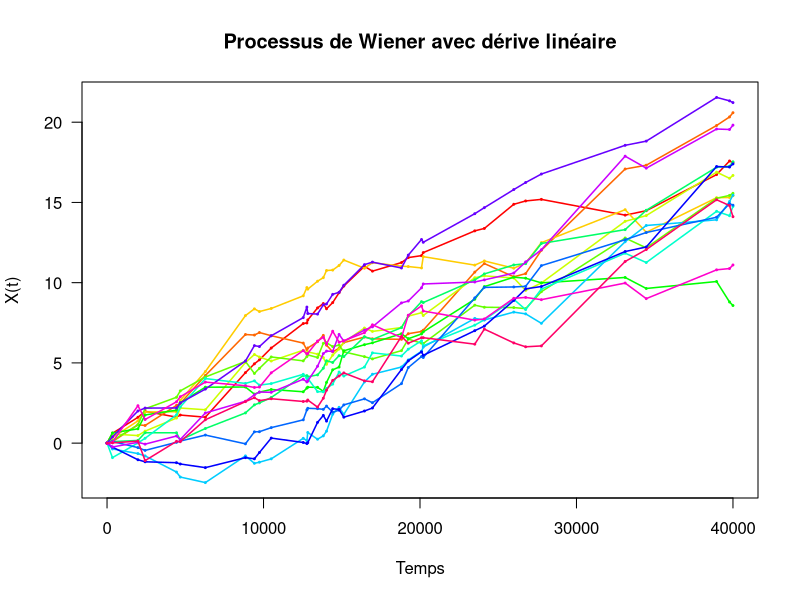
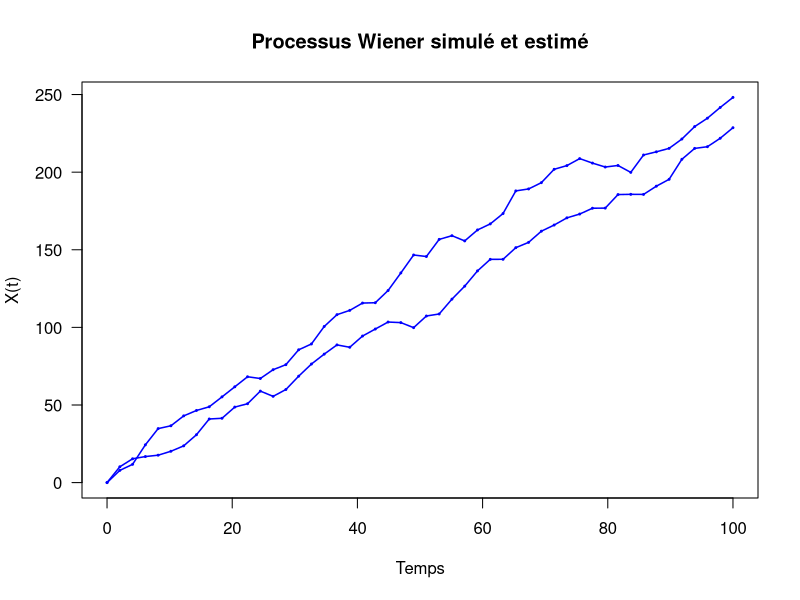

The R script that drew these images, in order: (Note: this script raises an error after producing the figures.)
## ---- chunk 1

##base de données semi-conducteurs 
semi_cond_modifie <- read.csv2("../data/donnees_modifiees/Semicond_modifie.csv")  
##base de données lasers
lasers_modifie <- read.csv2("../data/donnees_modifiees/Laser_modifie.csv")
## ---- chunk 2


gene_exp <- function(t_min, t_max, nb) {
  ###fonction de génération des dates par loi exponentielle 
  #vérifie qu'elles sont bien dans l'intervalle demandé 
  #paramètres : t_min: borne inf : t_max : borne sup : nb nombre de valeurs 
  lambda <- 2 / (t_max - t_min)
  dates_exp <- c(t_min)
  for (i in 2 : (nb-1)) {
    val = -1
    while (val < t_min || val > t_max) {
      val <- rexp(1, rate = lambda)
    }
    dates_exp[i] <- val 
  }
  dates_exp[nb] <- t_max
  dates_exp<- sort(dates_exp)
  return (dates_exp)
}

#fonction de génération de dates de mesures
gene_dates <- function (t_min, t_max, nb_mesures, input) { ##fonction de génération de dates 
  ##paramètres : t-min: borne inférieure pour le temps 
  ##t-max : borne supérieure pour le temps ( temps max atteignable)
  ##nb : nombre de dates à générer 
  
  ##retourne 1 vecteur parmis ces 4 : 
  #premier vecteur : dates avec un pas constant
  ##deuxième vecteur : nombre de dates générées aléatoirement et triées dans l'odre croissant 
  ###troisième vecteur : générées avec une loi uniforme
  ####quatrième : générées avec loi exponentielle
  if (input == "1") {
    dates <- seq(from = t_min, to = t_max, length.out = nb_mesures)
  }
  else if (input == "2") {
    dates <- c(t_min, sort(sample(1:(t_max-1), nb_mesures-2, replace = FALSE)), t_max)
  }
  else if (input == "3"){
    dates <- c(t_min, sort(runif(nb_mesures-2, min = t_min, max = t_max )), t_max)
  }
  else if (input == "4") {
    dates <- gene_exp(t_min, t_max, nb_mesures)
  }
  return (dates)
}

## ---- chunk 3
#Fonction de simulation d'un processus de Wiener

#simulation d'un procédé
simulation_wiener <- function(dates, mu, sigma, x0) {
  n <- length(dates)
  delta_t <- diff(dates)
  X <- numeric(n)
  X[1] <- x0
  
  for (i in 2:n) {
    incr <- rnorm(1, mean = mu * delta_t[i-1], sd = sigma * sqrt(delta_t[i-1]))
    X[i] <- X[i-1] + incr
  }
  return(X)
}





# Simulation de n_simulations procédés de Wiener
generation_wiener <- function(dates, mu, sigma, x0, n_simulations) {
  # Matrice des trajectoires
  trajectoires <- matrix(0, nrow = n_simulations, ncol = length(dates))
  for (sim in 1:n_simulations) {
    trajectoires[sim, ] <- simulation_wiener(dates, mu, sigma, x0)
  }
  
  # Construction du data.frame
  df <- data.frame(Date = dates, t(trajectoires))
  
  # Noms des colonnes (Simulation_1, Simulation_2, ...)
  colnames(df) <- c("Date", paste0("Simulation_", 1:n_simulations))
  
  # Retourner les deux objets
  return(list(
    trajectoires = t(trajectoires),
    dataframe = df
  ))
}






## ---- chunk 4
# Simulation 

# Paramètres
x0 <- 0          
t_min <- 0       
t_max <- 40000    
n_mesures <- 36 # nombre de points


n_simulations <- 15 # nombre de trajectoires simulées

mu <- 0.000383      
sigma <-  0.02104858

dates = dates <- gene_dates(t_min, t_max, n_mesures, "4")

res <- generation_wiener(dates, mu, sigma, x0, n_simulations)

trajectoires = res$trajectoires
# Accéder à la matrice
#res$trajectoires[1, 1:10]

# Accéder au data.frame
#head(res$dataframe)





#par(mfrow = c(1,2)) pour l'échelle log

# Trajectoires classiques
matplot(dates, trajectoires, 

       type = "o",pch = 19, las = 1,cex = 0.2,
        lty = 1, lwd = 1.5,
        col = rainbow(n_simulations),
        #col = "black",
        main = "Processus de Wiener avec dérive linéaire",
        xlab = "Temps", ylab = "X(t)")



## ---- chunk 5
#===========================
#Simulation et approximation
#===========================


# Paramètres
x0 <- 0          
t_min <- 0       
t_max <- 100   
n_mesures <- 50 # nombre de points

dates <- gene_dates(t_min, t_max, n_mesures, "1")
n_simulations <- 2# nombre de trajectoires simulées

mu <- 2     
sigma <-  3



res <- generation_wiener(dates, mu, sigma, x0, n_simulations)

# Simulation
matplot(dates, res$trajectoires, 
        type = "o",pch = 19, las = 1,cex = 0.2,
        lty = 1, lwd = 1.5,
       # col=rainbow(n_simulations),
       col = "blue",
        main="Processus Wiener simulé et estimé",
        xlab="Temps", ylab="X(t)")

#Approximation


dataframe_formate <- res$dataframe
#importation des fonctions d'estimations

rmarkdown::render("./estimateurs_wiener.Rmd")


#estimation par la méthode du maximum de vraisemblance
parametres_estimes_vraisemblance = estimation_mu_sigma_vraisemblance(dataframe_formate)
resultat_estime_vraisemblance = generation_wiener(dates, parametres_estimes_vraisemblance$mu, parametres_estimes_vraisemblance$sigma, x0, n_simulations)


# Simulation vraisemblance
par(new = TRUE) #on superpose les deux matplot

matplot(dates, resultat_estime_vraisemblance$trajectoires, 
        type = "o",pch = 19, las = 1,cex = 0.2,
        lty = 1, lwd = 1.5,
       # col=rainbow(n_simulations),
       col = "red3",
       xlab="", ylab="",
       axes = FALSE
        
        )



#estimation par la méthode des moments

parametres_estimes_moments = estimation_mu_sigma_moments(dataframe_formate)
resultat_estime_moments = generation_wiener(dates, parametres_estimes_moments$mu, parametres_estimes_moments$sigma, x0, n_simulations)


# Simulation moments
par(new = TRUE) #on superpose les trois matplot

matplot(dates, resultat_estime_moments$trajectoires, 
        type = "o",pch = 19, las = 1,cex = 0.2,
        lty = 1, lwd = 1.5,
       # col=rainbow(n_simulations),
       col = "green4",
       xlab="", ylab="",
       axes = FALSE
      )

legend("topleft", legend = c("Simulations", "Estimation Vraisemblance", "Estimation Moments"), 
       col = c("blue", "red3", "green4"), pch = 19, lty = 1, cex = 0.8, box.lty = 0)


## ---- chunk 6
## Vérification distribution des dates de défaillance en fonction du seuil

intersection_seuil <- function(df,h){
  nl <- length(df[,1])
  nc <- length(df[1,])
  ech <- c()
  for (i in 2:nc){
    j <- 1
    while (j < nl){
      if (df[j,i] < h){
        j <- j + 1
      }else{
        ech <- c(ech,df[j,1])
        break
      }
    }
  }
  return(ech)
}

intersection_seuil(res$dataframe,5)

## ---- chunk 7
#Simulation avec les données semicond
x0 <- 0
dates <- semi_cond_modifie[,1]
donnees_usure <- semi_cond_modifie[,-1]
n_simulations <- ncol(donnees_usure)

trajectoires_originelles = as.matrix(donnees_usure)

matplot(dates, trajectoires_originelles, 
        type = "o",pch = 19, las = 1,cex = 0.2,
        lty = 1, lwd = 1.5,
       # col=rainbow(n_simulations),
       col = "blue",
       xlab="Temps", ylab="X(t)",
       main = "Processus Wiener simulé et estimé"
        
        )


rmarkdown::render("./estimateurs_wiener.Rmd")


#estimation par la méthode du maximum de vraisemblance
parametres_estimes_vraisemblance = estimation_mu_sigma_vraisemblance(semi_cond_modifie)
resultat_estime_vraisemblance = generation_wiener(dates, parametres_estimes_vraisemblance$mu, parametres_estimes_vraisemblance$sigma, x0, n_simulations)


# Simulation vraisemblance
par(new = TRUE) #on superpose les deux matplot

matplot(dates, resultat_estime_vraisemblance$trajectoires, 
        type = "o",pch = 19, las = 1,cex = 0.2,
        lty = 1, lwd = 1.5,
       # col=rainbow(n_simulations),
       col = "red3",
       xlab="", ylab="",
       axes = FALSE
        
        )



#estimation par la méthode des moments

parametres_estimes_moments = estimation_mu_sigma_moments(semi_cond_modifie)
resultat_estime_moments = generation_wiener(dates, parametres_estimes_moments$mu, parametres_estimes_moments$sigma, x0, n_simulations)


# Simulation moments
par(new = TRUE) #on superpose les trois matplot

matplot(dates, resultat_estime_moments$trajectoires, 
        type = "o",pch = 19, las = 1,cex = 0.2,
        lty = 1, lwd = 1.5,
       # col=rainbow(n_simulations),
       col = "green4",
       xlab="", ylab="",
       axes = FALSE
      )

grid()

legend("topleft", legend = c("Données réelles", "Simulation méthode vraisemblance", "Simulation méthode moments"), 
       col = c("blue", "red3", "green4"), pch = 19, lty = 1, cex = 0.8, box.lty = 0)

## ---- chunk 8

#Simulation avec les données lasers
x0 <- 0
dates <- lasers_modifie[,1]
donnees_usure <- lasers_modifie[,-1]
n_simulations <- ncol(donnees_usure)

trajectoires_originelles = as.matrix(donnees_usure)

matplot(dates, trajectoires_originelles, 
        type = "o",pch = 19, las = 1,cex = 0.2,
        lty = 1, lwd = 1.5,
       # col=rainbow(n_simulations),
       col = "blue",
       xlab="Temps", ylab="X(t)",
       main = "Processus Wiener simulé et estimé"
        
        )


rmarkdown::render("./estimateurs_wiener.Rmd")


#estimation par la méthode du maximum de vraisemblance
parametres_estimes_vraisemblance = estimation_mu_sigma_vraisemblance(lasers_modifie)
resultat_estime_vraisemblance = generation_wiener(dates, parametres_estimes_vraisemblance$mu, parametres_estimes_vraisemblance$sigma, x0, n_simulations)


# Simulation vraisemblance
par(new = TRUE) #on superpose les deux matplot

matplot(dates, resultat_estime_vraisemblance$trajectoires, 
        type = "o",pch = 19, las = 1,cex = 0.2,
        lty = 1, lwd = 1.5,
       # col=rainbow(n_simulations),
       col = "red3",
       xlab="", ylab="",
       axes = FALSE
        
        )



#estimation par la méthode des moments

parametres_estimes_moments = estimation_mu_sigma_moments(lasers_modifie)
resultat_estime_moments = generation_wiener(dates, parametres_estimes_moments$mu, parametres_estimes_moments$sigma, x0, n_simulations)


# Simulation moments
par(new = TRUE) #on superpose les trois matplot

matplot(dates, resultat_estime_moments$trajectoires, 
        type = "o",pch = 19, las = 1,cex = 0.2,
        lty = 1, lwd = 1.5,
       # col=rainbow(n_simulations),
       col = "green4",
       xlab="", ylab="",
       axes = FALSE
      )

grid()

legend("topleft", legend = c("Données réelles", "Simulation méthode vraisemblance", "Simulation méthode moments"), 
       col = c("blue", "red3", "green4"), pch = 19, lty = 1, cex = 0.8, box.lty = 0)
